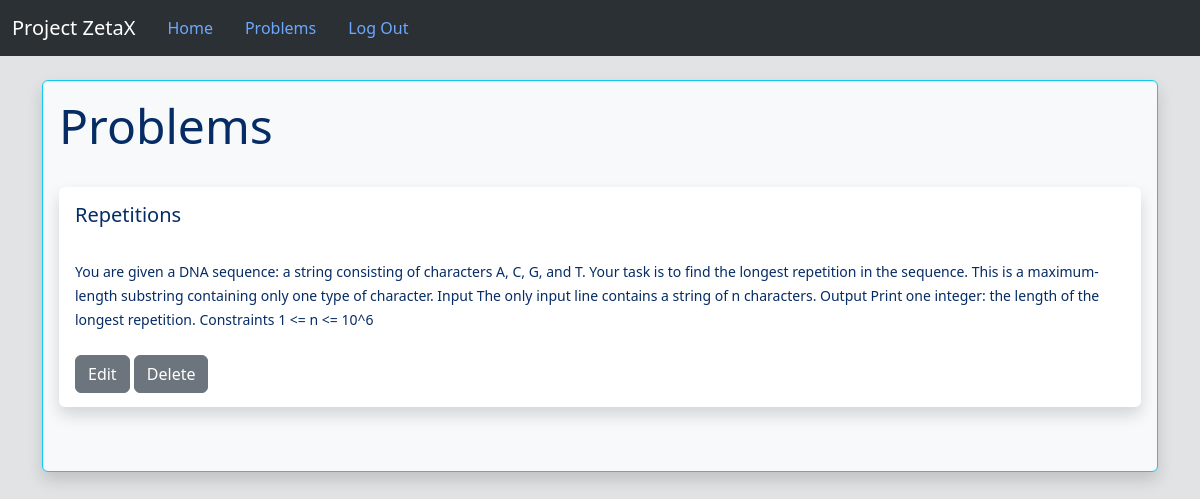
The page /show_judge_problems/1 (signed in) on the database as committed earlier.
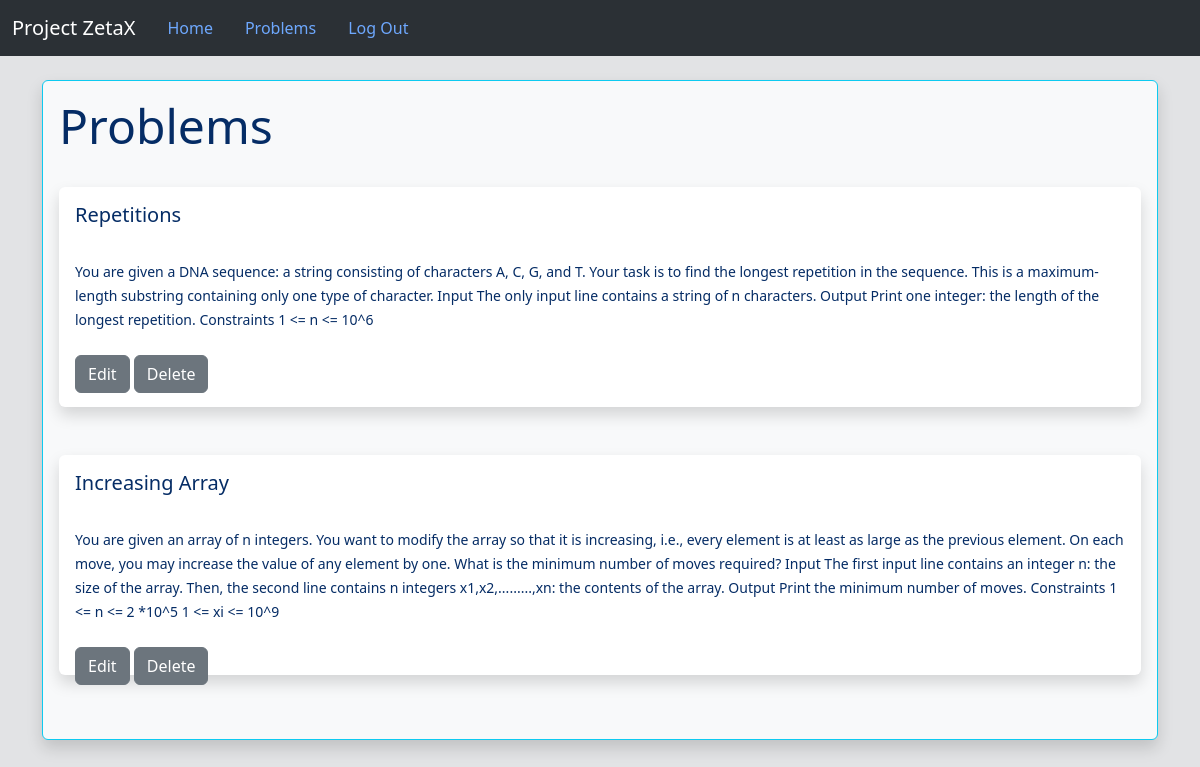
The same page on the database as committed later.
### Project/models.py (models this page shows, shortened)
class Problem(db.Model):
    __bind_key = 'problems'
    id = db.Column(db.Integer, primary_key=True)
    title = db.Column(db.String(100), nullable=False)
    description = db.Column(db.String(2000), nullable=False)
    sample_input = db.Column(db.String(100), nullable=False)
    sample_output = db.Column(db.String(100), nullable=False)
    exe_time = db.Column(db.Integer, nullable=False)
    exe_space = db.Column(db.Integer, nullable=False)
    judging_testcases = db.Column(db.String(1000000),nullable=False)
    exp_testcases_output = db.Column(db.String(1000000),nullable=False)
    user_id = db.Column(db.Integer, db.ForeignKey('user.id'))
    submission = db.relationship('Submissions',backref='problem')

### Project/routes.py (the view)
    def wrapped_function_judge(*args,**kwargs):
        if (current_user.is_authenticated) and (current_user.type != 'Judge'):
            flash("Please log in as Judge to access this page",'error')
            return redirect(url_for('home'))
        return inner_func(*args,**kwargs)

### Project/models.py (called while the page is built)
@login_manager.user_loader
def load_user(id):
    return User.query.get(int(id))

### Project/routes.py (called while the page is built)
def judge_required(inner_func):
    def wrapped_function_judge(*args,**kwargs):
        if (current_user.is_authenticated) and (current_user.type != 'Judge'):
            flash("Please log in as Judge to access this page",'error')
            return redirect(url_for('home'))
        return inner_func(*args,**kwargs)
    wrapped_function_judge.__name__ = inner_func.__name__
    return wrapped_function_judge

@app.route('/show_judge_problems/<int:id>',methods=['GET','POST'])
@login_required
@judge_required
def show_judge_problems(id):
    judge = User.query.get_or_404(id)
    return render_template('show_judge_problems.html',problems=judge.problems)

### Project/templates/show_judge_problems.html (shortened to what this page needs)
{% extends 'base.html' %}
{% block content %}
    <br/>
<div class="container-fluid bg-body-tertiary border border-info shadow p-3 mb-5 rounded">
    <h1>Problems</h1>
    <br/>
    {% for problem in problems %}
        <div  class="shadow p-3 mb-5 bg-body rounded" style="max-height: 220px;">
            <h4>{{ problem.title }}</h4><br/>
            <small>{{ problem.description }}</small><br/><br/>
            <a href="/modify_problem/{{problem.id}}" class="btn btn-secondary">Edit</a>
            <a href="/delete_problem/{{problem.id}}" class="btn btn-secondary">Delete</a>
        </div>
    {% endfor %}
</div>
{% endblock %}

### Project/templates/base.html (shortened to what this page needs)
<!DOCTYPE html>
<html lang="en">
  <head>
    <link href="https://cdn.jsdelivr.net/npm/bootstrap@5.3.3/dist/css/bootstrap.min.css" rel="stylesheet">
    <link rel="stylesheet" href="{{ url_for('static',filename='CSS/editor-styles.css')}}">
    <link rel="stylesheet" href="{{ url_for('static',filename='CSS/style-home.css')}}">
  </head>
  <body class="bg-secondary-subtle text-primary-emphasis">
    {% include 'navbar.html' %}
    <div class="container">
        {% block content %}
        {% endblock %}
    </div>
  </body>
</html>

### Project/templates/navbar.html (shortened to what this page needs)
<link rel="stylesheet" href="{{ url_for('static',filename='/CSS/style-navbar.css')}}">
<nav class="navbar navbar-expand-lg bg-body-tertiary" data-bs-theme="dark">
  <div class="container-fluid">
    <a class="navbar-brand" href="#">Project ZetaX</a>
    <div class="collapse navbar-collapse" id="navbarSupportedContent">
      <ul class="nav nav-pills">
        <li class="nav-item">
          <a class="nav-link pill" href="{{ url_for('home')}}">Home</a>
        </li>
        {% if current_user.is_authenticated %}
            {% if current_user.type == 'Judge' %}
            <li class="nav-item">
              <a class="nav-link pill" href="/show_judge_problems/{{current_user.id}}">Problems</a>
            </li>
            {% endif %}
          <li class="nav-item">
            <a class="nav-link pill" href="{{ url_for('logout')}}">Log Out</a>
          </li>
        {% endif %}
      </ul>
    </div>
  </div>
</nav>

### Project/static/CSS/editor-styles.css (style rules this page uses)
:root { --editor-bg: #eee; --editor-border: #3f87a6; }
* { padding: 0; margin: 0; box-sizing: border-box; }
html, body { height: 100%; width: 100%; }

### Project/static/CSS/style-home.css (style rules this page uses)
h1 { font-size: 48px; }
h4 { font-size: 20px; }
a { font-size: 18px; color: #000000; }

Rows that differ between the two databases and show on the page:
added Problem: title "Increasing Array", description "You are given an array of n integers. You want to modify the array so that it is increasing, i.e., every element is at least as large as the previous element. On each move, you may increase the value of any element by one. What is the minimum number of moves required? Input The first input line contains an integer n: the size of the array. Then, the second line contains n integers x1,x2,.........,xn: the contents of the array. Output Print the minimum number of moves. Constraints 1 <= n <= 2 *10^5 1 <= xi <= 10^9"
